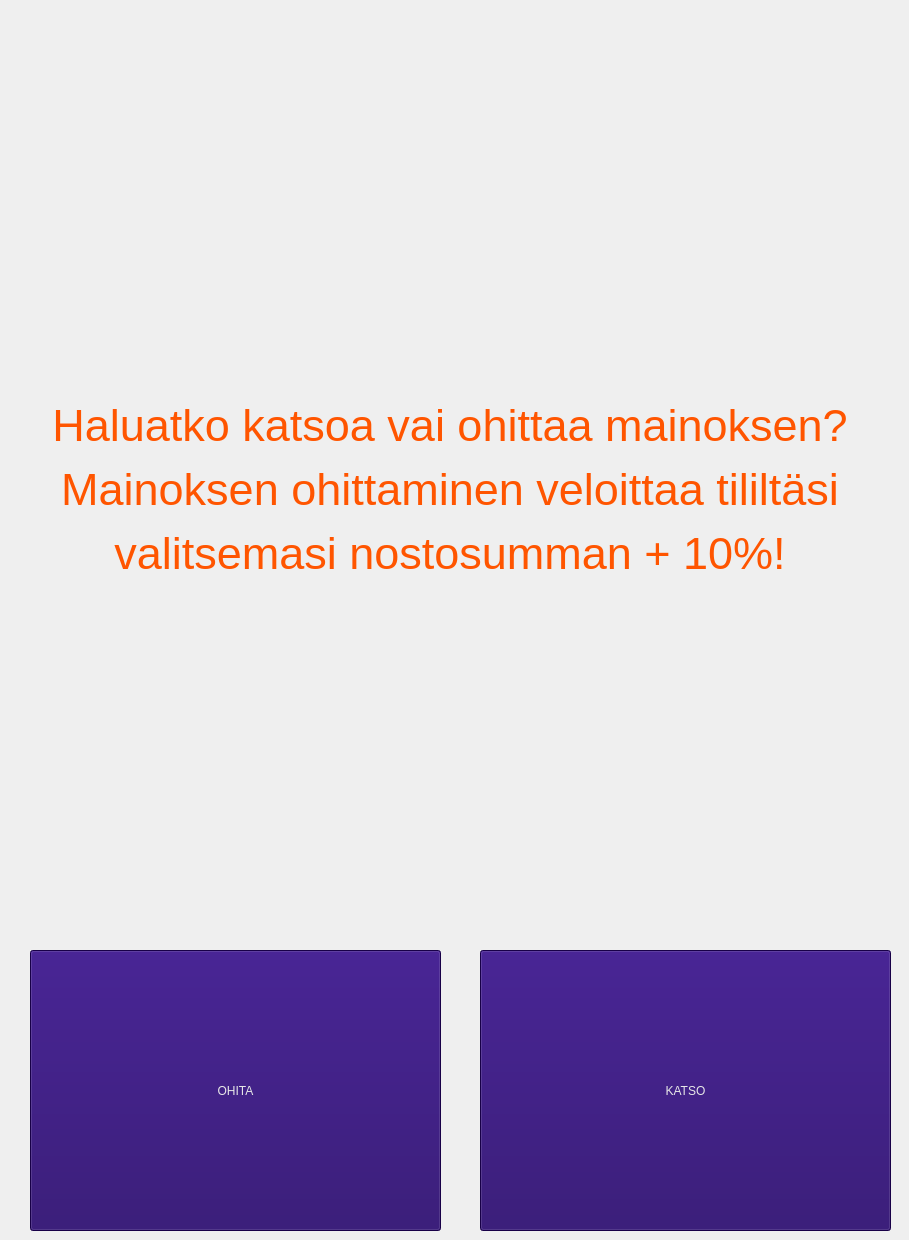
    <widget class="QWidget" name="page_5">
     <widget class="QLabel" name="label_21">
      <property name="geometry">
       <rect>
        <x>0</x>
        <y>300</y>
        <width>900</width>
        <height>380</height>
       </rect>
      </property>
      <property name="sizePolicy">
       <sizepolicy hsizetype="Preferred" vsizetype="Maximum">
        <horstretch>0</horstretch>
        <verstretch>0</verstretch>
       </sizepolicy>
      </property>
      <property name="palette">
       <palette>
        <active>
         <colorrole role="WindowText">
          <brush brushstyle="SolidPattern">
           <color alpha="255">
            <red>255</red>
            <green>85</green>
            <blue>0</blue>
           </color>
          </brush>
         </colorrole>
         <colorrole role="Button">
          <brush brushstyle="SolidPattern">
           <color alpha="255">
            <red>60</red>
            <green>60</green>
            <blue>60</blue>
           </color>
          </brush>
         </colorrole>
         <colorrole role="Base">
          <brush brushstyle="SolidPattern">
           <color alpha="255">
            <red>60</red>
            <green>60</green>
            <blue>60</blue>
           </color>
          </brush>
         </colorrole>
         <colorrole role="Window">
          <brush brushstyle="SolidPattern">
           <color alpha="255">
            <red>60</red>
            <green>60</green>
            <blue>60</blue>
           </color>
          </brush>
         </colorrole>
        </active>
        <inactive>
         <colorrole role="WindowText">
          <brush brushstyle="SolidPattern">
           <color alpha="255">
            <red>255</red>
            <green>85</green>
            <blue>0</blue>
           </color>
          </brush>
         </colorrole>
         <colorrole role="Button">
          <brush brushstyle="SolidPattern">
           <color alpha="255">
            <red>60</red>
            <green>60</green>
            <blue>60</blue>
           </color>
          </brush>
         </colorrole>
         <colorrole role="Base">
          <brush brushstyle="SolidPattern">
           <color alpha="255">
            <red>60</red>
            <green>60</green>
            <blue>60</blue>
           </color>
          </brush>
         </colorrole>
         <colorrole role="Window">
          <brush brushstyle="SolidPattern">
           <color alpha="255">
            <red>60</red>
            <green>60</green>
            <blue>60</blue>
           </color>
          </brush>
         </colorrole>
        </inactive>
        <disabled>
         <colorrole role="WindowText">
          <brush brushstyle="SolidPattern">
           <color alpha="127">
            <red>255</red>
            <green>255</green>
            <blue>255</blue>
           </color>
          </brush>
         </colorrole>
         <colorrole role="Button">
          <brush brushstyle="SolidPattern">
           <color alpha="255">
            <red>60</red>
            <green>60</green>
            <blue>60</blue>
           </color>
          </brush>
         </colorrole>
         <colorrole role="Base">
          <brush brushstyle="SolidPattern">
           <color alpha="255">
            <red>60</red>
            <green>60</green>
            <blue>60</blue>
           </color>
          </brush>
         </colorrole>
         <colorrole role="Window">
          <brush brushstyle="SolidPattern">
           <color alpha="255">
            <red>60</red>
            <green>60</green>
            <blue>60</blue>
           </color>
          </brush>
         </colorrole>
        </disabled>
       </palette>
      </property>
      <property name="font">
       <font>
        <pointsize>47</pointsize>
       </font>
      </property>
      <property name="text">
       <string>&lt;html&gt;&lt;head/&gt;&lt;body&gt;&lt;p align=&quot;center&quot;&gt;&lt;span style=&quot; font-size:34pt;&quot;&gt;Haluatko katsoa vai ohittaa mainoksen?&lt;/span&gt;&lt;/p&gt;&lt;p align=&quot;center&quot;&gt;&lt;span style=&quot; font-size:34pt;&quot;&gt;Mainoksen ohittaminen veloittaa tililtäsi&lt;/span&gt;&lt;/p&gt;&lt;p align=&quot;center&quot;&gt;&lt;span style=&quot; font-size:34pt;&quot;&gt;valitsemasi nostosumman + 10%!&lt;/span&gt;&lt;/p&gt;&lt;/body&gt;&lt;/html&gt;</string>
      </property>
     </widget>
     <widget class="QPushButton" name="OhitaMainos">
      <property name="geometry">
       <rect>
        <x>30</x>
        <y>950</y>
        <width>411</width>
        <height>281</height>
       </rect>
      </property>
      <property name="palette">
       <palette>
        <active>
         <colorrole role="WindowText">
          <brush brushstyle="SolidPattern">
           <color alpha="255">
            <red>231</red>
            <green>231</green>
            <blue>231</blue>
           </color>
          </brush>
         </colorrole>
         <colorrole role="Button">
          <brush brushstyle="SolidPattern">
           <color alpha="255">
            <red>33</red>
            <green>0</green>
            <blue>100</blue>
           </color>
          </brush>
         </colorrole>
         <colorrole role="Dark">
          <brush brushstyle="SolidPattern">
           <color alpha="255">
            <red>255</red>
            <green>255</green>
            <blue>255</blue>
           </color>
          </brush>
         </colorrole>
         <colorrole role="Text">
          <brush brushstyle="SolidPattern">
           <color alpha="255">
            <red>231</red>
            <green>231</green>
            <blue>231</blue>
           </color>
          </brush>
         </colorrole>
         <colorrole role="ButtonText">
          <brush brushstyle="SolidPattern">
           <color alpha="255">
            <red>231</red>
            <green>231</green>
            <blue>231</blue>
           </color>
          </brush>
         </colorrole>
         <colorrole role="Base">
          <brush brushstyle="SolidPattern">
           <color alpha="255">
            <red>33</red>
            <green>0</green>
            <blue>100</blue>
           </color>
          </brush>
         </colorrole>
         <colorrole role="Window">
          <brush brushstyle="SolidPattern">
           <color alpha="255">
            <red>33</red>
            <green>0</green>
            <blue>100</blue>
           </color>
          </brush>
         </colorrole>
        </active>
        <inactive>
         <colorrole role="WindowText">
          <brush brushstyle="SolidPattern">
           <color alpha="255">
            <red>231</red>
            <green>231</green>
            <blue>231</blue>
           </color>
          </brush>
         </colorrole>
         <colorrole role="Button">
          <brush brushstyle="SolidPattern">
           <color alpha="255">
            <red>33</red>
            <green>0</green>
            <blue>100</blue>
           </color>
          </brush>
         </colorrole>
         <colorrole role="Dark">
          <brush brushstyle="SolidPattern">
           <color alpha="255">
            <red>255</red>
            <green>255</green>
            <blue>255</blue>
           </color>
          </brush>
         </colorrole>
         <colorrole role="Text">
          <brush brushstyle="SolidPattern">
           <color alpha="255">
            <red>231</red>
            <green>231</green>
            <blue>231</blue>
           </color>
          </brush>
         </colorrole>
         <colorrole role="ButtonText">
          <brush brushstyle="SolidPattern">
           <color alpha="255">
            <red>231</red>
            <green>231</green>
            <blue>231</blue>
           </color>
          </brush>
         </colorrole>
         <colorrole role="Base">
          <brush brushstyle="SolidPattern">
           <color alpha="255">
            <red>33</red>
            <green>0</green>
            <blue>100</blue>
           </color>
          </brush>
         </colorrole>
         <colorrole role="Window">
          <brush brushstyle="SolidPattern">
           <color alpha="255">
            <red>33</red>
            <green>0</green>
            <blue>100</blue>
           </color>
          </brush>
         </colorrole>
        </inactive>
        <disabled>
         <colorrole role="WindowText">
          <brush brushstyle="SolidPattern">
           <color alpha="255">
            <red>255</red>
            <green>255</green>
            <blue>255</blue>
           </color>
          </brush>
         </colorrole>
         <colorrole role="Button">
          <brush brushstyle="SolidPattern">
           <color alpha="255">
            <red>33</red>
            <green>0</green>
            <blue>100</blue>
           </color>
          </brush>
         </colorrole>
         <colorrole role="Dark">
          <brush brushstyle="SolidPattern">
           <color alpha="255">
            <red>255</red>
            <green>255</green>
            <blue>255</blue>
           </color>
          </brush>
         </colorrole>
         <colorrole role="Text">
          <brush brushstyle="SolidPattern">
           <color alpha="255">
            <red>255</red>
            <green>255</green>
            <blue>255</blue>
           </color>
          </brush>
         </colorrole>
         <colorrole role="ButtonText">
          <brush brushstyle="SolidPattern">
           <color alpha="255">
            <red>255</red>
            <green>255</green>
            <blue>255</blue>
           </color>
          </brush>
         </colorrole>
         <colorrole role="Base">
          <brush brushstyle="SolidPattern">
           <color alpha="255">
            <red>33</red>
            <green>0</green>
            <blue>100</blue>
           </color>
          </brush>
         </colorrole>
         <colorrole role="Window">
          <brush brushstyle="SolidPattern">
           <color alpha="255">
            <red>33</red>
            <green>0</green>
            <blue>100</blue>
           </color>
          </brush>
         </colorrole>
        </disabled>
       </palette>
      </property>
      <property name="styleSheet">
       <string notr="true">background-color: rgb(33, 0, 100);
font: 36pt &quot;Ebrima&quot;; </string>
      </property>
      <property name="text">
       <string>OHITA</string>
      </property>
     </widget>
     <widget class="QPushButton" name="KatsoMainos">
      <property name="geometry">
       <rect>
        <x>480</x>
        <y>950</y>
        <width>411</width>
        <height>281</height>
       </rect>
      </property>
      <property name="palette">
       <palette>
        <active>
         <colorrole role="WindowText">
          <brush brushstyle="SolidPattern">
           <color alpha="255">
            <red>231</red>
            <green>231</green>
            <blue>231</blue>
           </color>
          </brush>
         </colorrole>
         <colorrole role="Button">
          <brush brushstyle="SolidPattern">
           <color alpha="255">
            <red>33</red>
            <green>0</green>
            <blue>100</blue>
           </color>
          </brush>
         </colorrole>
         <colorrole role="Dark">
          <brush brushstyle="SolidPattern">
           <color alpha="255">
            <red>255</red>
            <green>255</green>
            <blue>255</blue>
           </color>
          </brush>
         </colorrole>
         <colorrole role="Text">
          <brush brushstyle="SolidPattern">
           <color alpha="255">
            <red>231</red>
            <green>231</green>
            <blue>231</blue>
           </color>
          </brush>
         </colorrole>
         <colorrole role="ButtonText">
          <brush brushstyle="SolidPattern">
           <color alpha="255">
            <red>231</red>
            <green>231</green>
            <blue>231</blue>
           </color>
          </brush>
         </colorrole>
         <colorrole role="Base">
          <brush brushstyle="SolidPattern">
           <color alpha="255">
            <red>33</red>
            <green>0</green>
            <blue>100</blue>
           </color>
          </brush>
         </colorrole>
         <colorrole role="Window">
          <brush brushstyle="SolidPattern">
           <color alpha="255">
            <red>33</red>
            <green>0</green>
            <blue>100</blue>
           </color>
          </brush>
         </colorrole>
        </active>
        <inactive>
         <colorrole role="WindowText">
          <brush brushstyle="SolidPattern">
           <color alpha="255">
            <red>231</red>
            <green>231</green>
            <blue>231</blue>
           </color>
          </brush>
         </colorrole>
         <colorrole role="Button">
          <brush brushstyle="SolidPattern">
           <color alpha="255">
            <red>33</red>
            <green>0</green>
            <blue>100</blue>
           </color>
          </brush>
         </colorrole>
         <colorrole role="Dark">
          <brush brushstyle="SolidPattern">
           <color alpha="255">
            <red>255</red>
            <green>255</green>
            <blue>255</blue>
           </color>
          </brush>
         </colorrole>
         <colorrole role="Text">
          <brush brushstyle="SolidPattern">
           <color alpha="255">
            <red>231</red>
            <green>231</green>
            <blue>231</blue>
           </color>
          </brush>
         </colorrole>
         <colorrole role="ButtonText">
          <brush brushstyle="SolidPattern">
           <color alpha="255">
            <red>231</red>
            <green>231</green>
            <blue>231</blue>
           </color>
          </brush>
         </colorrole>
         <colorrole role="Base">
          <brush brushstyle="SolidPattern">
           <color alpha="255">
            <red>33</red>
            <green>0</green>
            <blue>100</blue>
           </color>
          </brush>
         </colorrole>
         <colorrole role="Window">
          <brush brushstyle="SolidPattern">
           <color alpha="255">
            <red>33</red>
            <green>0</green>
            <blue>100</blue>
           </color>
          </brush>
         </colorrole>
        </inactive>
        <disabled>
         <colorrole role="WindowText">
          <brush brushstyle="SolidPattern">
           <color alpha="255">
            <red>255</red>
            <green>255</green>
            <blue>255</blue>
           </color>
          </brush>
         </colorrole>
         <colorrole role="Button">
          <brush brushstyle="SolidPattern">
           <color alpha="255">
            <red>33</red>
            <green>0</green>
            <blue>100</blue>
           </color>
          </brush>
         </colorrole>
         <colorrole role="Dark">
          <brush brushstyle="SolidPattern">
           <color alpha="255">
            <red>255</red>
            <green>255</green>
            <blue>255</blue>
           </color>
          </brush>
         </colorrole>
         <colorrole role="Text">
          <brush brushstyle="SolidPattern">
           <color alpha="255">
            <red>255</red>
            <green>255</green>
            <blue>255</blue>
           </color>
          </brush>
         </colorrole>
         <colorrole role="ButtonText">
          <brush brushstyle="SolidPattern">
           <color alpha="255">
            <red>255</red>
            <green>255</green>
            <blue>255</blue>
           </color>
          </brush>
         </colorrole>
         <colorrole role="Base">
          <brush brushstyle="SolidPattern">
           <color alpha="255">
            <red>33</red>
            <green>0</green>
            <blue>100</blue>
           </color>
          </brush>
         </colorrole>
         <colorrole role="Window">
          <brush brushstyle="SolidPattern">
           <color alpha="255">
            <red>33</red>
            <green>0</green>
            <blue>100</blue>
           </color>
          </brush>
         </colorrole>
        </disabled>
       </palette>
      </property>
      <property name="styleSheet">
       <string notr="true">background-color: rgb(33, 0, 100);
font: 36pt &quot;Ebrima&quot;; </string>
      </property>
      <property name="text">
       <string>KATSO</string>
      </property>
     </widget>
    </widget>
